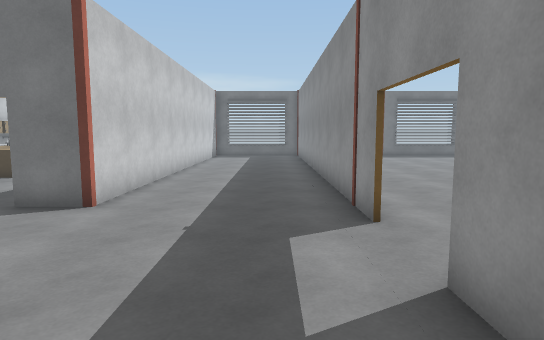
view 1 (above)

22 first-person views from a walk through a 3-D level made in the Unity game engine. The camera is 1.5 m above the floor, tilts 6° down and sees 75° across. The floor is counted in squares, 1 m on a side. Each view is taken from the middle of a square. On the plan, view 1 faces up. The plan holds only what a view shows up to about 16 squares ahead; the rest is blank. The place goes on beyond the plan. Door leaves are left out, so doorways stand open.

view 2
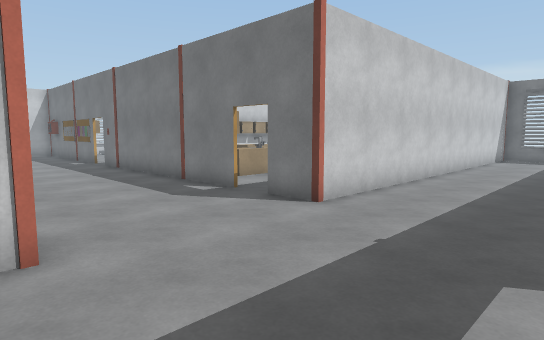

view 3
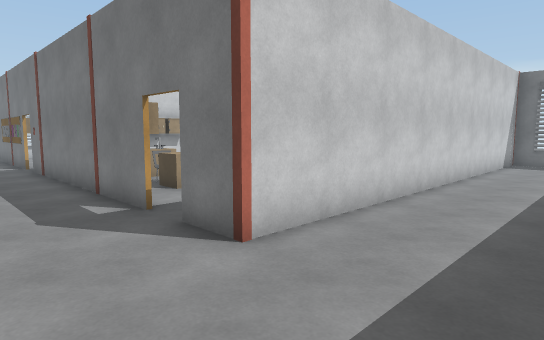

view 4
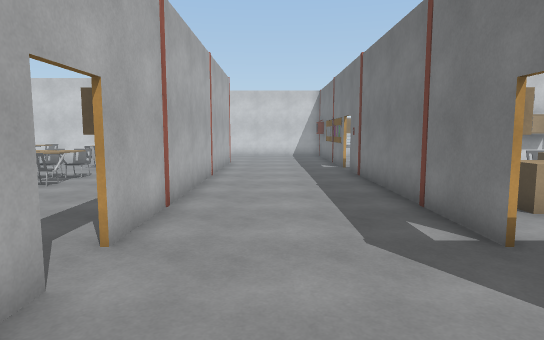

view 5
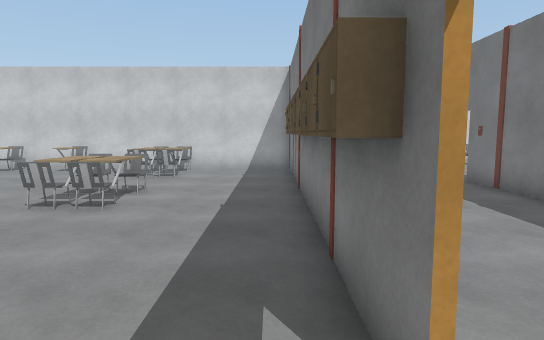

view 6
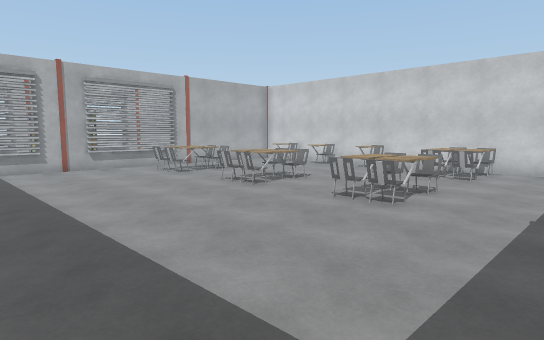

view 7
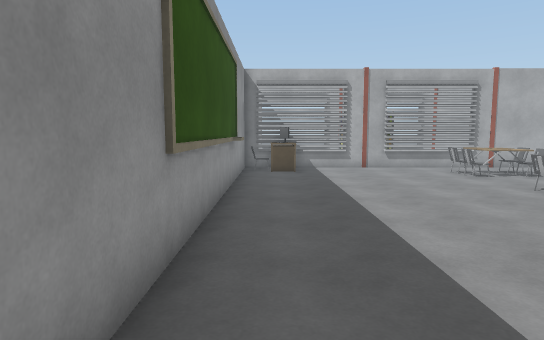

view 8
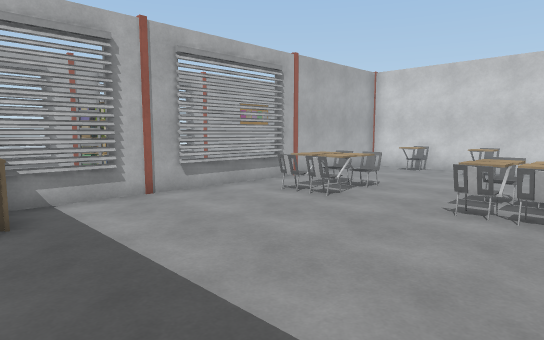

view 9
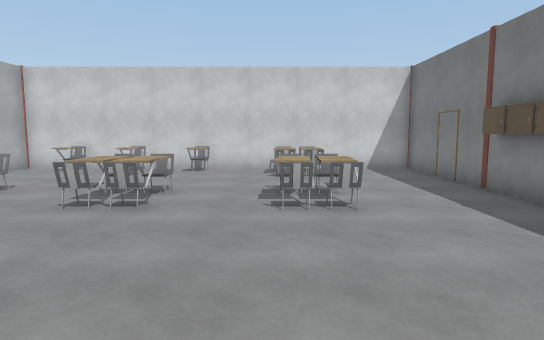

view 10
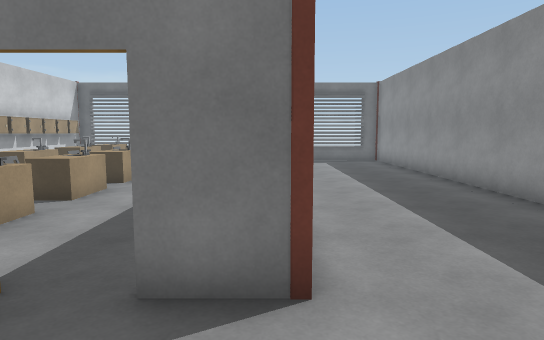

view 11
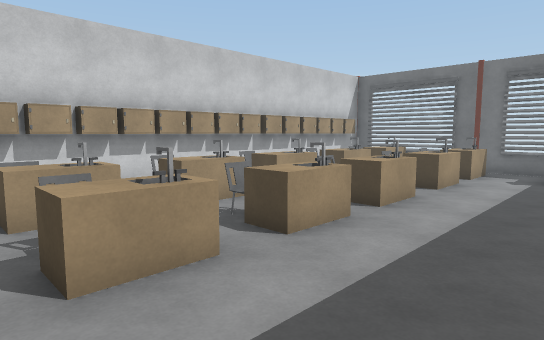

view 12
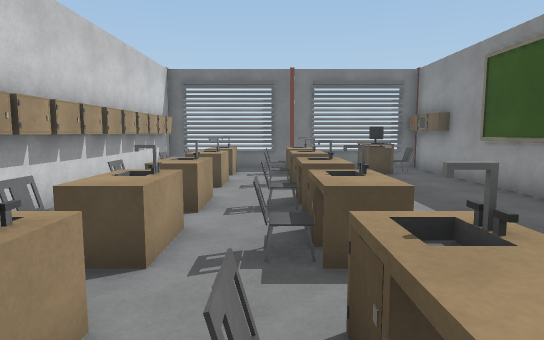

view 13
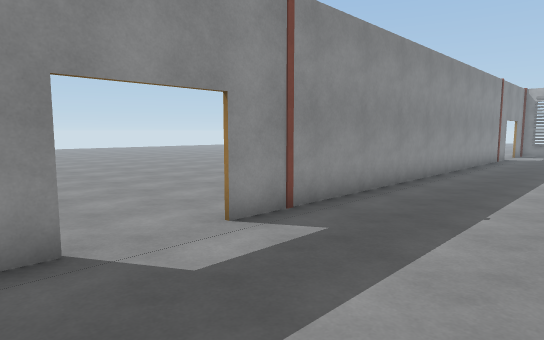

view 14
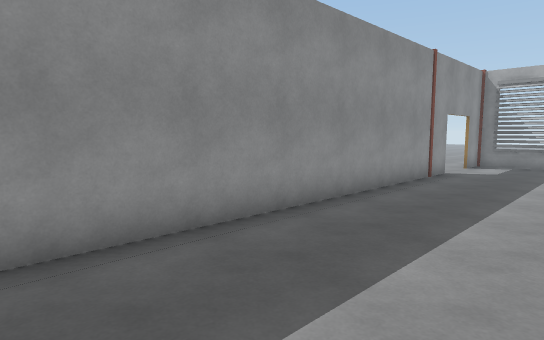

view 15
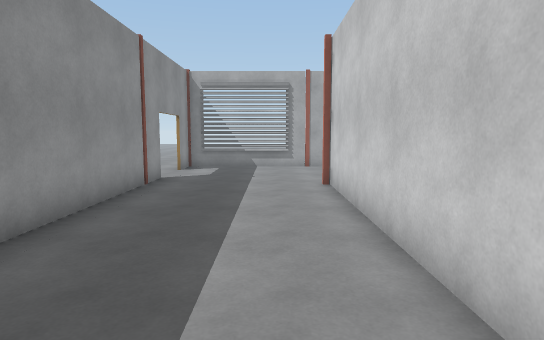

view 16
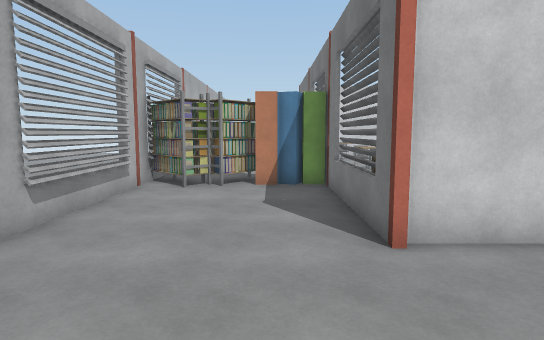

view 17
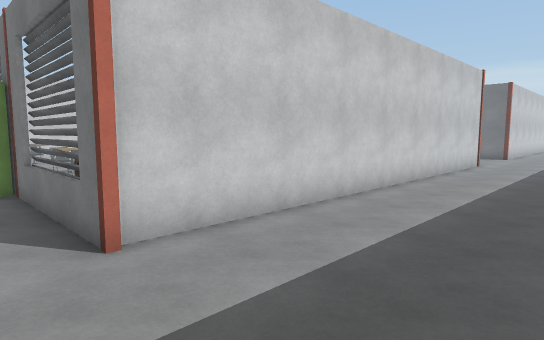

view 18
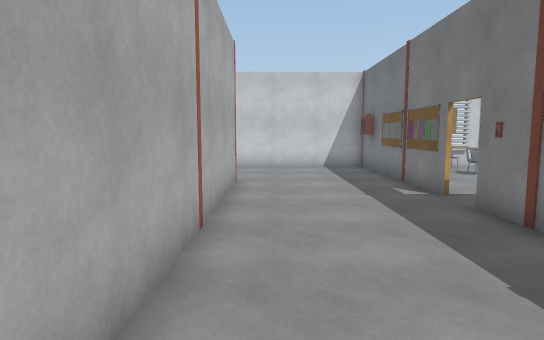

view 19
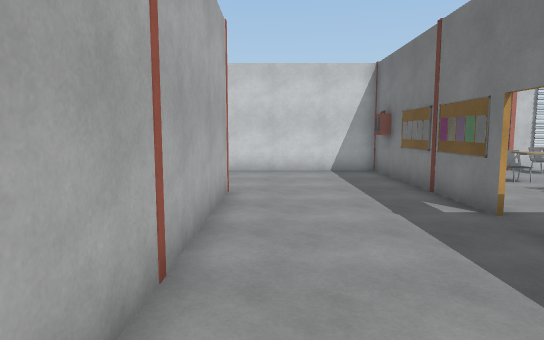

view 20
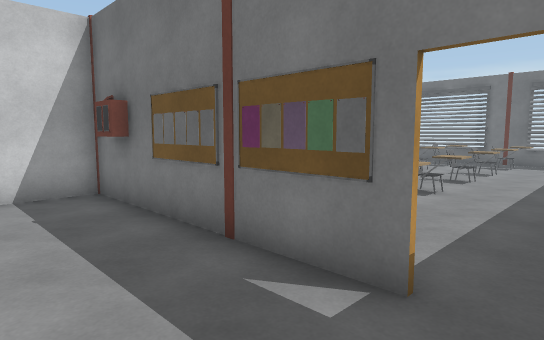

view 21
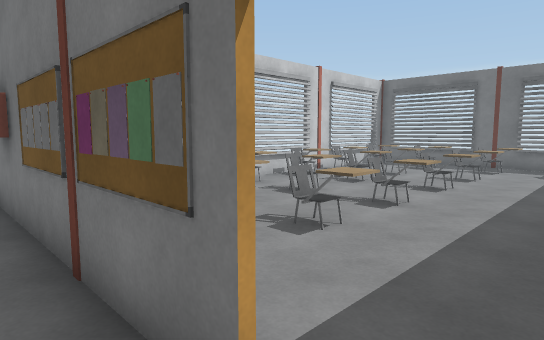

view 22
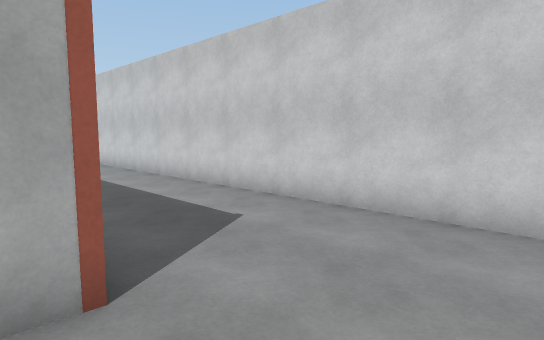

### Floor plan
Points are (right, up) in squares from view 1. A wall is a line through its corners. A room is listed if a view was taken in it or the views show most of it. See-through windows are left out.
Room 1 (views 1, 2, 3, 4, 5, 6, 7, 8, 9, 10, 11, 12, 13, 14, 15, 16, 17, 18, 19, 20, 21, 22)
walls: (-14.4, 1.8) (-19.9, 1.8) (-19.9, -14.3) (-6.4, -14.3); (-5.2, 1.9) (-4.6, 1.9); (-15.4, 7.1) (-16, 7.1); (-20.1, 1.9) (-14.4, 1.9); (-3.7, 2) (-3.7, -14.4); (-25.2, 6.5) (-25.2, -11.6); (1.7, 5.8) (1.7, 20.1); (-6.4, -14.4) (-9.6, -14.4); (-4.6, -14.3) (-3.5, -14.3); (-3.8, 15.9) (-3.8, 20.5); (-3.8, -14.2) (-3.8, -0.4); (-3.4, -14.4) (-4.5, -14.4); (-14.4, 20.4) (-14.4, 9.1); (-10.1, -19.8) (1.7, -19.8) (1.7, -18.2); (-14, -19.8) (-13.1, -19.8); (-3.7, 20.5) (-3.7, 7.1) (-5.2, 7.1); (1.7, -15.9) (1.7, 3.4); (-13.6, 23.3) (-14.4, 23.3); (-25.2, 19.2) (-25.2, 12.4); (-6.2, 23.3) (-11.5, 23.3); (-18.2, 23.3) (-21.4, 23.3); (-2.5, 23.3) (-3.5, 23.3)
ways out: open door at (-16.5, 7); open door at (-6, 2); open door at (-6, 7); open door at (2, -17); open door at (2, 5)
objects: other object (-24, 10) to (-23, 11); chair (-24, 13) to (-23, 14); chair (-24, 16) to (-23, 16); chair (-24, 18) to (-23, 19); other object (-24, 21) to (-23, 21); chair (-22, 10) to (-21, 11); chair (-22, 13) to (-21, 14); chair (-22, 16) to (-21, 16); chair (-22, 18) to (-21, 19); other object (-22, 21) to (-21, 21); chair (-20, 10) to (-19, 11); chair (-20, 13) to (-19, 14); chair (-20, 16) to (-19, 16); chair (-20, 18) to (-19, 19); chair (-19, -12) to (-18, -12); chair (-19, -7) to (-18, -7); other object (-19, -4); chair (-19, -3) to (-18, -2); chair (-19, 21); chair (-18, -9); chair (-18, -4) to (-17, -4); chair (-18, -3) to (-17, -2); other object (-18, 7) to (-18, 8); other object (-15, 7); chair (-14, -12); chair (-14, -8) to (-13, -8); chair (-14, -7); chair (-14, -4); chair (-14, -3) to (-13, -2); other object (-14, 1) to (-14, 2); other object (-14, 9); other object (-14, 10); other object (-14, 11); other object (-14, 12); other object (-14, 13); other object (-14, 14); other object (-14, 15); other object (-14, 16); other object (-14, 17); other object (-14, 18); other object (-14, 19); other object (-14, 20); other object (-14, 21); other object (-14, 22); chair (-13, -12) to (-12, -12); chair (-13, -11); chair (-13, -7) to (-12, -7); chair (-13, -4) to (-12, -3); other object (-13, 1) to (-13, 2); chair (-13, 9); chair (-13, 12); other object (-13, 15); other object (-13, 18); other object (-13, 21); chair (-12, -11); chair (-12, -8); chair (-12, -2); other object (-12, 1) to (-12, 2); table (-12, 9) to (-12, 10); table (-12, 12) to (-12, 13); table (-12, 15) to (-12, 16); table (-12, 18) to (-12, 19); table (-12, 21) to (-12, 22); rack (-11, -17) to (-9, -17); other object (-11, 1) to (-11, 2); rack (-10, -19) to (-9, -18); other object (-10, -16); other object (-10, -15); other object (-10, 1) to (-10, 2); chair (-10, 9); chair (-10, 15); other object (-10, 18); other object (-10, 21); other object (-9, -16); other object (-9, 1) to (-9, 2); table (-9, 9) to (-9, 10); table (-9, 12) to (-9, 13); table (-9, 15) to (-9, 16); table (-9, 18) to (-9, 19); table (-9, 21) to (-9, 22); other object (-8, 1) to (-7, 2); other object (-8, 2); other object (-7, 7); other object (-6, -14); table (-6, -13); table (-6, 22); other object (-5, -14) to (-5, -13); other object (-5, 21) to (-5, 22); other object (-4, -13); other object (-4, 21); other object (-4, 22)

Positions as (right, up) in squares from view 1, and headings:
1: (0, 0), facing up
2: (1, 1), facing up-left
3: (0, 4), facing up-left
4: (-2, 4), facing left
5: (-5, 1), facing left
6: (-5, 1), facing down-left
7: (-5, 1), facing down
8: (-5, -6), facing down-left
9: (-5, -4), facing left
10: (-4, 4), facing up
11: (-5, 8), facing up-left
12: (-10, 8), facing up
13: (-3, 7), facing down-right
14: (-3, -2), facing down-right
15: (-2, -4), facing down
16: (1, -16), facing left
17: (1, -16), facing up-left
18: (-9, 3), facing left
19: (-11, 3), facing left
20: (-16, 4), facing up-left
21: (-16, 6), facing up-left
22: (-19, 5), facing down-left
